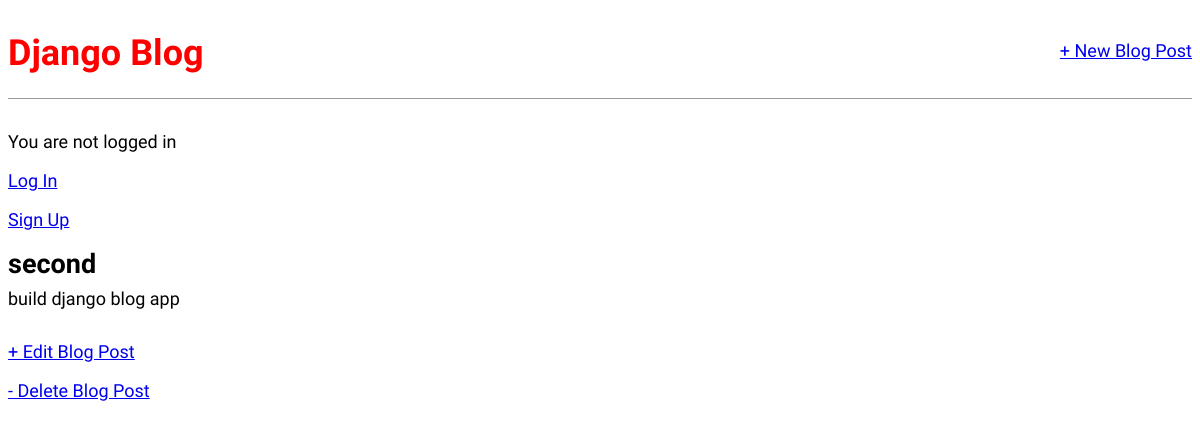
The app's page /post/2/, older data.
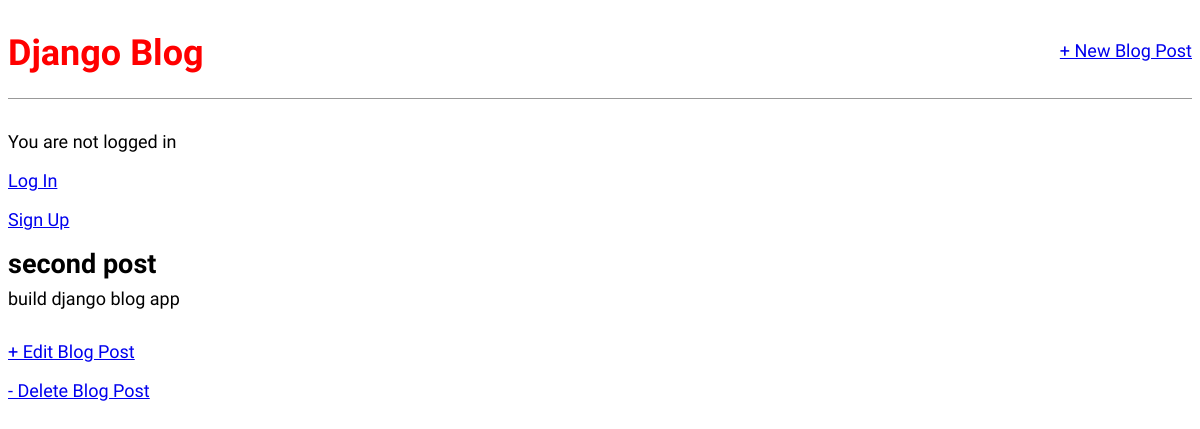
The same page, newer data.
### blog/models.py (models this page shows, shortened)
class Post(models.Model):
    title = models.CharField(max_length=200)
    author = models.ForeignKey(
        'auth.User',
        on_delete = models.CASCADE,
    )
    body = models.TextField()

### blog/views.py (the view)
# urls.py: path('post/<int:pk>/', BlogDetailView.as_view(), name='post_detail'),
class BlogDetailView(DetailView):
    model = Post
    template_name = 'post_detail.html'

### templates/post_detail.html
{% extends 'base.html' %}
{% block content %}
  <div class="post-entry">
    <h2>{{ post.title }}</h2>
    <p>{{ post.body }}</p>
  </div>
  <p>
    <a href="{% url 'post_edit' post.pk %}"> + Edit Blog Post</a>
  </p>
  <p>
    <a href="{% url 'post_delete' post.pk %}"> - Delete Blog Post</a>
  </p>
{% endblock content %}

Row changes from the older to the newer data that the page shows:
changed Post "build django blog app": title "second" → "second post"
